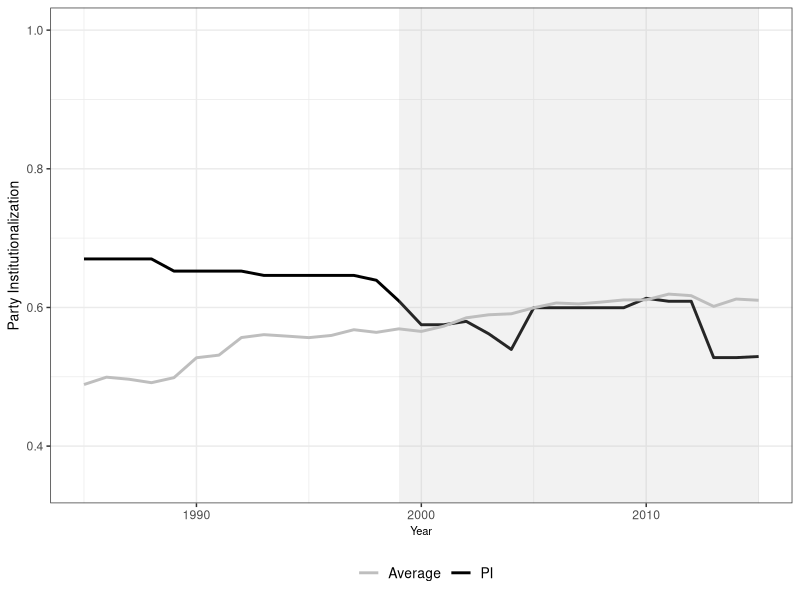
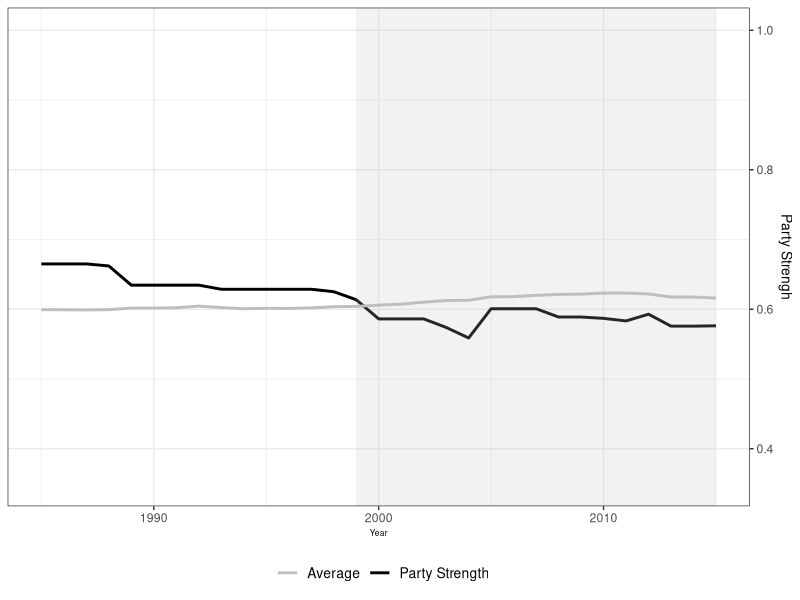
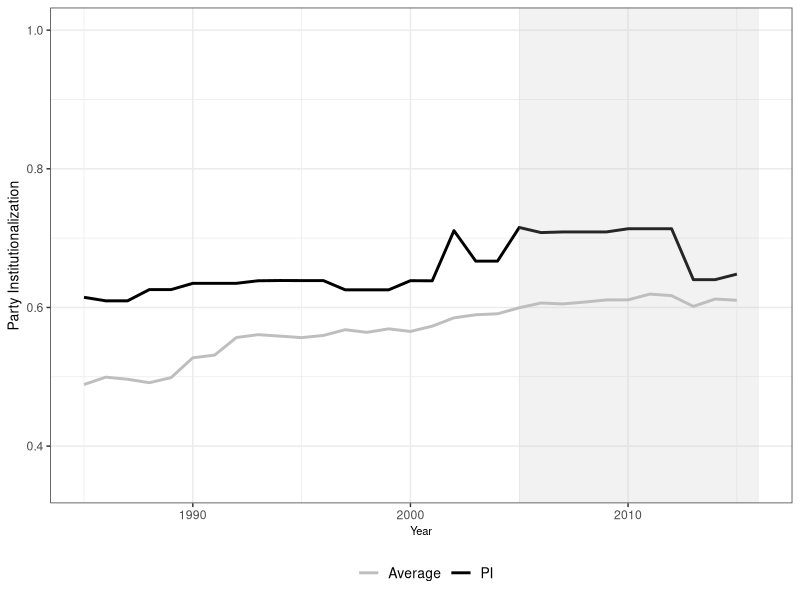
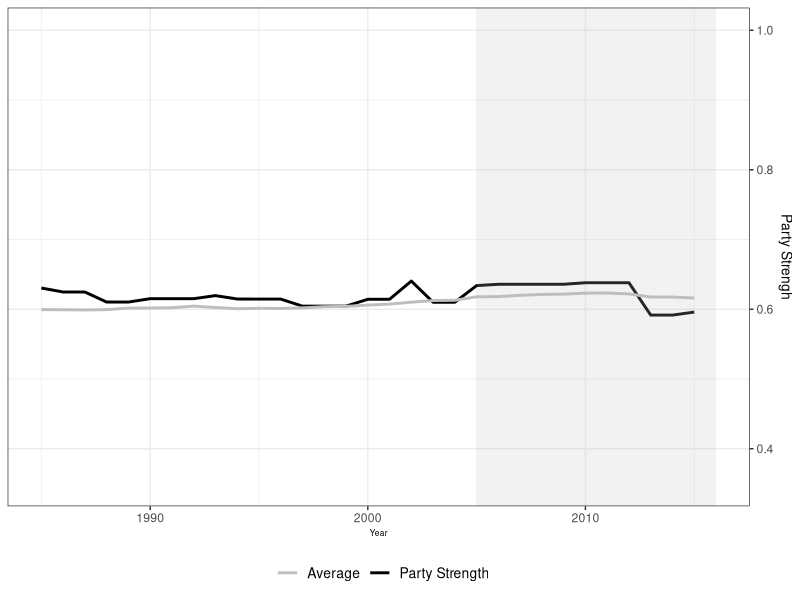
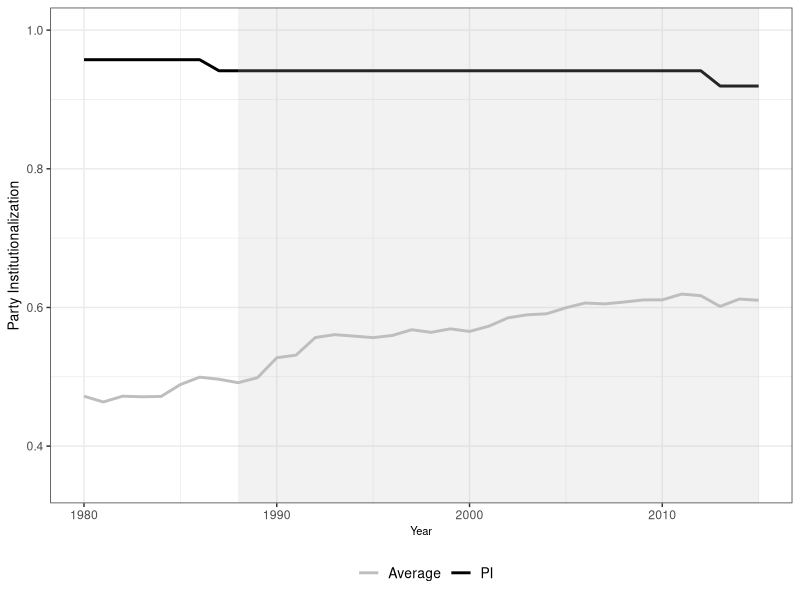
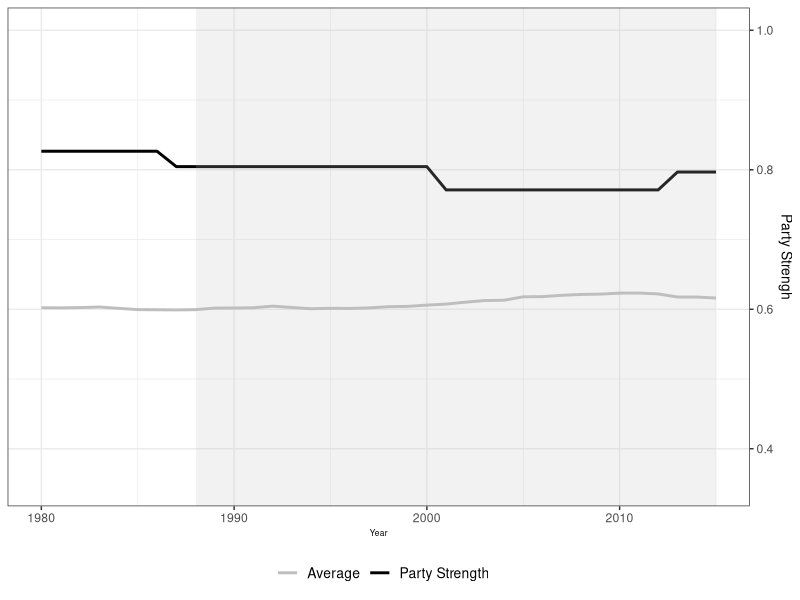
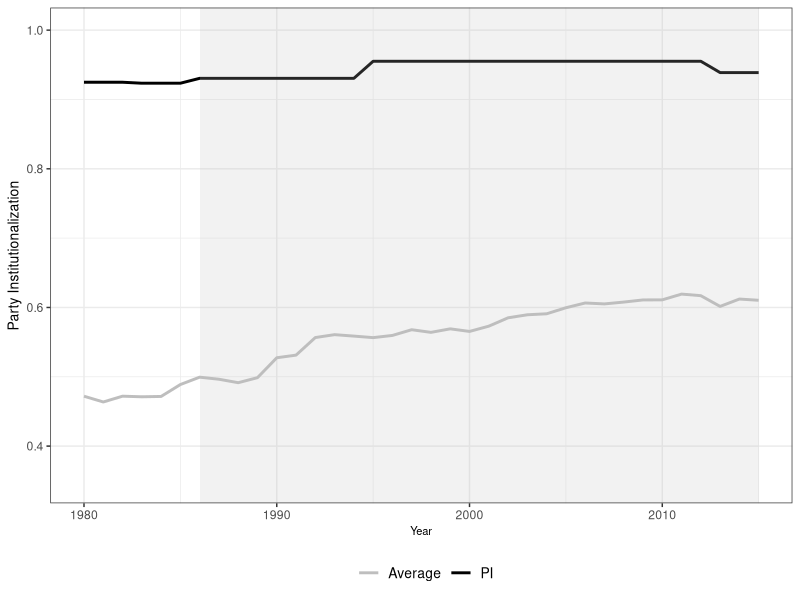
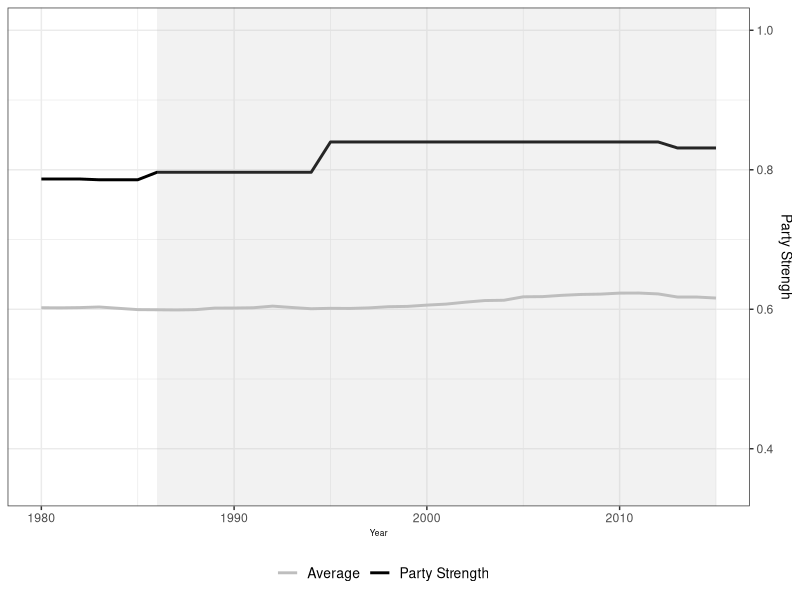

Write the R code that produced these figures, in order.
#fig 3-8
library(tidyverse)
library(cowplot)
library(zoo)
setwd("C:/Users/Darin/Documents/populism/descriptive/replication")
`%notin%` <- function(x,y) !(x %in% y) 

df <- read_csv("time_series_v8.csv")

###Venezuela####
dv <- df %>% 
  filter(countryname == "Venezuela")

v1 <- ggplot() +
  geom_line(data = dv, aes(x = year, y = v2xps_party, color = "v2xps_party"), size = 1) +
  geom_line(data = dv, aes(x = year, y = avg_psi, color = "average_PSI"), size = 1) +
  theme_bw() +
  geom_rect(aes(xmin = 1999, xmax = 2015, ymin = -Inf, ymax = Inf), fill = "gray", alpha= 0.2) +
  ylim(0.35,1) +
  xlim(1985, 2015) +
  ylab("Party Institutionalization") +
  xlab("Year") +
  #ggtitle("Venezuelan Party Institutionalization \nand Party Strength") +
  theme(plot.title = element_text(size = 10, lineheight=.8, face="bold"), legend.position = "bottom", legend.title=element_blank()) +
  scale_color_manual(values=c("v2xps_party"="black", "average_PSI" = "gray"), labels = c("Average", "PI"), name = "") +
  theme(legend.text=element_text(size=10), legend.title=element_text(size=10, face = "bold"),
        axis.title.x = element_text(size = 8),
        axis.title.y = element_text(size = 10)) 

v2 <- ggplot() +
  geom_line(data = dv, aes(x = year, y = normalPS, color = "normalPS"), size = 1) +
  geom_line(data = dv, aes(x = year, y = avg_nps, color = "avg_nps"), size = 1) +
  theme_bw() +
  geom_rect(aes(xmin = 1999, xmax = 2015, ymin = -Inf, ymax = Inf), fill = "gray", alpha= 0.2) +
  scale_y_continuous(limits = c(0.35, 1), position = "right") +
  xlim(1985, 2015) +
  ylab("Party Strengh") +
  xlab("Year") +
  theme(plot.title = element_text(size = 10, lineheight=.8, face="bold"), legend.position = "bottom", legend.title=element_blank()) +
  scale_color_manual(values=c("normalPS"="black", "avg_nps" = "gray"), labels = c("Average", "Party Strength"), name = "") +
  theme(legend.text=element_text(size=10), legend.title=element_text(size=10, face = "bold"),
        axis.title.x = element_text(size = 6),
        axis.title.y = element_text(size = 10)) 


ggsave("venezuela1.jpg", plot = v1)
ggsave("venezuela2.jpg", plot = v2)
########

###Bolivia####
db <- df %>% 
  filter(countryname == "Bolivia")

b1 <- ggplot() +
  geom_line(data = db, aes(x = year, y = v2xps_party, color = "v2xps_party"), size = 1) +
  geom_line(data = db, aes(x = year, y = avg_psi, color = "average_PSI"), size = 1) +
  theme_bw() +
  geom_rect(aes(xmin = 2005, xmax = 2016, ymin = -Inf, ymax = Inf), fill = "gray", alpha= 0.2) +
  #geom_rect(aes(xmin = 2002, xmax = 2012, ymin = 0, ymax = Inf), fill = "gray", alpha= 0.2) +
  ylim(0.35,1) +
  xlim(1985, 2016) +
  ylab("Party Institutionalization") +
  xlab("Year") +
  #ggtitle("Venezuelan Party Institutionalization \nand Party Strength") +
  theme(plot.title = element_text(size = 10, lineheight=.8, face="bold"), legend.position = "bottom", legend.title=element_blank()) +
  scale_color_manual(values=c("v2xps_party"="black", "average_PSI" = "gray"), labels = c("Average", "PI"), name = "") +
  theme(legend.text=element_text(size=10), legend.title=element_text(size=10, face = "bold"),
        axis.title.x = element_text(size = 8),
        axis.title.y = element_text(size = 10)) 

b2 <- ggplot() +
  geom_line(data = db, aes(x = year, y = normalPS, color = "normalPS"), size = 1) +
  geom_line(data = db, aes(x = year, y = avg_nps, color = "avg_nps"), size = 1) +
  theme_bw() +
  geom_rect(aes(xmin = 2005, xmax = 2016, ymin = -Inf, ymax = Inf), fill = "gray", alpha= 0.2) +
  #geom_rect(aes(xmin = 2002, xmax = 2012, ymin = 0, ymax = Inf), fill = "gray", alpha= 0.2) +
  scale_y_continuous(limits = c(0.35, 1), position = "right") +
  xlim(1985, 2016) +
  ylab("Party Strengh") +
  xlab("Year") +
  #ggtitle("Venezuelan Party Institutionalization \nand Party Strength") +
  theme(plot.title = element_text(size = 10, lineheight=.8, face="bold"), legend.position = "bottom", legend.title=element_blank()) +
  scale_color_manual(values=c("normalPS"="black", "avg_nps" = "gray"), labels = c("Average", "Party Strength"), name = "") +
  theme(legend.text=element_text(size=10), legend.title=element_text(size=10, face = "bold"),
        axis.title.x = element_text(size = 6),
        axis.title.y = element_text(size = 10)) 

ggsave("bolivia1.jpg", plot = b1)
ggsave("bolivia2.jpg", plot = b2)

###France####
dfr <- df %>% 
  filter(countryname == "France")

f1 <- ggplot() +
  geom_line(data = dfr, aes(x = year, y = v2xps_party, color = "v2xps_party"), size = 1) +
  geom_line(data = dfr, aes(x = year, y = avg_psi, color = "average_PSI"), size = 1) +
  theme_bw() +
  geom_rect(aes(xmin = 1988, xmax = 2015, ymin = -Inf, ymax = Inf), fill = "gray", alpha= 0.2) +
  ylim(0.35,1) +
  xlim(1980, 2015) +
  ylab("Party Institutionalization") +
  xlab("Year") +
  theme(plot.title = element_text(size = 10, lineheight=.8, face="bold"), legend.position = "bottom", legend.title=element_blank()) +
  scale_color_manual(values=c("v2xps_party"="black", "average_PSI" = "gray"), labels = c("Average", "PI"), name = "") +
  theme(legend.text=element_text(size=10), legend.title=element_text(size=10, face = "bold"),
        axis.title.x = element_text(size = 8),
        axis.title.y = element_text(size = 10)) 

f2 <- ggplot() +
  geom_line(data = dfr, aes(x = year, y = normalPS, color = "normalPS"), size = 1) +
  geom_line(data = dfr, aes(x = year, y = avg_nps, color = "avg_nps"), size = 1) +
  theme_bw() +
  geom_rect(aes(xmin = 1988, xmax = 2015, ymin = -Inf, ymax = Inf), fill = "gray", alpha= 0.2) +
  scale_y_continuous(limits = c(0.35, 1), position = "right") +
  xlim(1980, 2015) +
  ylab("Party Strengh") +
  xlab("Year") +
  theme(plot.title = element_text(size = 10, lineheight=.8, face="bold"), legend.position = "bottom", legend.title=element_blank()) +
  scale_color_manual(values=c("normalPS"="black", "avg_nps" = "gray"), labels = c("Average", "Party Strength"), name = "") +
  theme(legend.text=element_text(size=10), legend.title=element_text(size=10, face = "bold"),
        axis.title.x = element_text(size = 6),
        axis.title.y = element_text(size = 10)) 

ggsave("france1.jpg", plot = f1)
ggsave("france2.jpg", plot = f2)

###Austria####
da <- df %>% 
  filter(countryname == "Austria")

a1 <- ggplot() +
  geom_line(data = da, aes(x = year, y = v2xps_party, color = "v2xps_party"), size = 1) +
  geom_line(data = da, aes(x = year, y = avg_psi, color = "average_PSI"), size = 1) +
  theme_bw() +
  geom_rect(aes(xmin = 1986, xmax = 2015, ymin = -Inf, ymax = Inf), fill = "gray", alpha= 0.2) +
  ylim(0.35,1) +
  xlim(1980, 2015) +
  ylab("Party Institutionalization") +
  xlab("Year") +
  theme(plot.title = element_text(size = 10, lineheight=.8, face="bold"), legend.position = "bottom", legend.title=element_blank()) +
  scale_color_manual(values=c("v2xps_party"="black", "average_PSI" = "gray"), labels = c("Average", "PI"), name = "") +
  theme(legend.text=element_text(size=10), legend.title=element_text(size=10, face = "bold"),
        axis.title.x = element_text(size = 8),
        axis.title.y = element_text(size = 10)) 

a2 <- ggplot() +
  geom_line(data = da, aes(x = year, y = normalPS, color = "normalPS"), size = 1) +
  geom_line(data = da, aes(x = year, y = avg_nps, color = "avg_nps"), size = 1) +
  theme_bw() +
  geom_rect(aes(xmin = 1986, xmax = 2015, ymin = -Inf, ymax = Inf), fill = "gray", alpha= 0.2) +
  scale_y_continuous(limits = c(0.35, 1), position = "right") +
  xlim(1980, 2015) +
  ylab("Party Strengh") +
  xlab("Year") +
  theme(plot.title = element_text(size = 10, lineheight=.8, face="bold"), legend.position = "bottom", legend.title=element_blank()) +
  scale_color_manual(values=c("normalPS"="black", "avg_nps" = "gray"), labels = c("Average", "Party Strength"), name = "") +
  theme(legend.text=element_text(size=10), legend.title=element_text(size=10, face = "bold"),
        axis.title.x = element_text(size = 6),
        axis.title.y = element_text(size = 10)) 


ggsave("austria1.jpg", plot = a1)
ggsave("austria2.jpg", plot = a2)

###USA####
du <- df %>% 
  filter(countryname == "United States of America")

u1 <- ggplot() +
  geom_line(data = du, aes(x = year, y = v2xps_party, color = "v2xps_party"), size = 1) +
  geom_line(data = du, aes(x = year, y = avg_psi, color = "average_PSI"), size = 1) +
  theme_bw() +
  geom_rect(aes(xmin = 2008, xmax = 2015, ymin = -Inf, ymax = Inf), fill = "gray", alpha= 0.2) +
  ylim(0.35,1) +
  xlim(1990, 2015) +
  ylab("Party Institutionalization") +
  xlab("Year") +
  theme(plot.title = element_text(size = 10, lineheight=.8, face="bold"), legend.position = "bottom", legend.title=element_blank()) +
  scale_color_manual(values=c("v2xps_party"="black", "average_PSI" = "gray"), labels = c("Average", "PI"), name = "") +
  theme(legend.text=element_text(size=10), legend.title=element_text(size=10, face = "bold"),
        axis.title.x = element_text(size = 8),
        axis.title.y = element_text(size = 10)) 

u2 <- ggplot() +
  geom_line(data = du, aes(x = year, y = normalPS, color = "normalPS"), size = 1) +
  geom_line(data = du, aes(x = year, y = avg_nps, color = "avg_nps"), size = 1) +
  theme_bw() +
  geom_rect(aes(xmin = 2008, xmax = 2015, ymin = -Inf, ymax = Inf), fill = "gray", alpha= 0.2) +
  scale_y_continuous(limits = c(0.35, 1), position = "right") +
  xlim(1990, 2015) +
  ylab("Party Strengh") +
  xlab("Year") +
  theme(plot.title = element_text(size = 10, lineheight=.8, face="bold"), legend.position = "bottom", legend.title=element_blank()) +
  scale_color_manual(values=c("normalPS"="black", "avg_nps" = "gray"), labels = c("Average", "Party Strength"), name = "") +
  theme(legend.text=element_text(size=10), legend.title=element_text(size=10, face = "bold"),
        axis.title.x = element_text(size = 6),
        axis.title.y = element_text(size = 10)) 


ggsave("usa1.jpg", plot = u1)
ggsave("usa2.jpg", plot = u2)

###Spain####
ds <- df %>% 
  filter(countryname == "Spain")

s1 <- ggplot() +
  geom_line(data = ds, aes(x = year, y = v2xps_party, color = "v2xps_party"), size = 1) +
  geom_line(data = ds, aes(x = year, y = avg_psi, color = "average_PSI"), size = 1) +
  theme_bw() +
  geom_rect(aes(xmin = 2014, xmax = 2015, ymin = -Inf, ymax = Inf), fill = "gray", alpha= 0.2) +
  ylim(0.35,1) +
  xlim(1990, 2015) +
  ylab("Party Institutionalization") +
  xlab("Year") +
  theme(plot.title = element_text(size = 10, lineheight=.8, face="bold"), legend.position = "bottom", legend.title=element_blank()) +
  scale_color_manual(values=c("v2xps_party"="black", "average_PSI" = "gray"), labels = c("Average", "PI"), name = "") +
  theme(legend.text=element_text(size=10), legend.title=element_text(size=10, face = "bold"),
        axis.title.x = element_text(size = 8),
        axis.title.y = element_text(size = 10)) 

s2 <- ggplot() +
  geom_line(data = ds, aes(x = year, y = normalPS, color = "normalPS"), size = 1) +
  geom_line(data = ds, aes(x = year, y = avg_nps, color = "avg_nps"), size = 1) +
  theme_bw() +
  geom_rect(aes(xmin = 2014, xmax = 2015, ymin = -Inf, ymax = Inf), fill = "gray", alpha= 0.2) +
  scale_y_continuous(limits = c(0.35, 1), position = "right") +
  xlim(1990, 2015) +
  ylab("Party Strengh") +
  xlab("Year") +
  theme(plot.title = element_text(size = 10, lineheight=.8, face="bold"), legend.position = "bottom", legend.title=element_blank()) +
  scale_color_manual(values=c("normalPS"="black", "avg_nps" = "gray"), labels = c("Average", "Party Strength"), name = "") +
  theme(legend.text=element_text(size=10), legend.title=element_text(size=10, face = "bold"),
        axis.title.x = element_text(size = 6),
        axis.title.y = element_text(size = 10)) 


ggsave("spain1.jpg", plot = s1)
ggsave("spain2.jpg", plot = s2)


